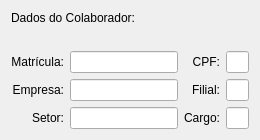
     <widget class="QWidget" name="tabFichaBasica">
      <attribute name="title">
       <string>Ficha Básica</string>
      </attribute>
      <layout class="QGridLayout" name="gridLayout">
       <item row="0" column="0" colspan="4">
        <widget class="QLabel" name="label">
         <property name="text">
          <string>Dados do Colaborador:</string>
         </property>
        </widget>
       </item>
       <item row="1" column="0">
        <widget class="QLabel" name="labelAvatar">
         <property name="maximumSize">
          <size>
           <width>16777215</width>
           <height>64</height>
          </size>
         </property>
         <property name="pixmap">
          <pixmap resource="src.qrc">:/rc/interface/users_64.png</pixmap>
         </property>
         <property name="scaledContents">
          <bool>false</bool>
         </property>
        </widget>
       </item>
       <item row="1" column="1" colspan="3">
        <widget class="QLabel" name="campoNome">
         <property name="text">
          <string/>
         </property>
        </widget>
       </item>
       <item row="2" column="0">
        <widget class="QLabel" name="label_22">
         <property name="text">
          <string>Matrícula:</string>
         </property>
         <property name="alignment">
          <set>Qt::AlignRight|Qt::AlignTrailing|Qt::AlignVCenter</set>
         </property>
        </widget>
       </item>
       <item row="2" column="1">
        <widget class="QLineEdit" name="campoMatricula">
         <property name="font">
          <font>
           <pointsize>-1</pointsize>
           <weight>50</weight>
           <italic>false</italic>
           <bold>false</bold>
          </font>
         </property>
         <property name="readOnly">
          <bool>true</bool>
         </property>
        </widget>
       </item>
       <item row="2" column="2">
        <widget class="QLabel" name="label_23">
         <property name="text">
          <string>CPF:</string>
         </property>
         <property name="alignment">
          <set>Qt::AlignRight|Qt::AlignTrailing|Qt::AlignVCenter</set>
         </property>
        </widget>
       </item>
       <item row="2" column="3">
        <widget class="QLineEdit" name="campoCPF">
         <property name="font">
          <font>
           <pointsize>-1</pointsize>
           <weight>50</weight>
           <italic>false</italic>
           <bold>false</bold>
          </font>
         </property>
         <property name="readOnly">
          <bool>true</bool>
         </property>
        </widget>
       </item>
       <item row="3" column="0">
        <widget class="QLabel" name="label_2">
         <property name="text">
          <string>Empresa:</string>
         </property>
         <property name="alignment">
          <set>Qt::AlignRight|Qt::AlignTrailing|Qt::AlignVCenter</set>
         </property>
        </widget>
       </item>
       <item row="3" column="1">
        <widget class="QLineEdit" name="campoEmpresa">
         <property name="font">
          <font>
           <pointsize>-1</pointsize>
           <weight>50</weight>
           <italic>false</italic>
           <bold>false</bold>
          </font>
         </property>
         <property name="readOnly">
          <bool>true</bool>
         </property>
        </widget>
       </item>
       <item row="3" column="2">
        <widget class="QLabel" name="label_7">
         <property name="text">
          <string>Filial:</string>
         </property>
         <property name="alignment">
          <set>Qt::AlignRight|Qt::AlignTrailing|Qt::AlignVCenter</set>
         </property>
        </widget>
       </item>
       <item row="3" column="3">
        <widget class="QLineEdit" name="campoFilial">
         <property name="font">
          <font>
           <pointsize>-1</pointsize>
           <weight>50</weight>
           <italic>false</italic>
           <bold>false</bold>
          </font>
         </property>
         <property name="readOnly">
          <bool>true</bool>
         </property>
        </widget>
       </item>
       <item row="4" column="0">
        <widget class="QLabel" name="label_3">
         <property name="text">
          <string>Setor:</string>
         </property>
         <property name="alignment">
          <set>Qt::AlignRight|Qt::AlignTrailing|Qt::AlignVCenter</set>
         </property>
        </widget>
       </item>
       <item row="4" column="1">
        <widget class="QLineEdit" name="campoSetor">
         <property name="readOnly">
          <bool>true</bool>
         </property>
        </widget>
       </item>
       <item row="4" column="2">
        <widget class="QLabel" name="label_5">
         <property name="text">
          <string>Cargo:</string>
         </property>
         <property name="alignment">
          <set>Qt::AlignRight|Qt::AlignTrailing|Qt::AlignVCenter</set>
         </property>
        </widget>
       </item>
       <item row="4" column="3">
        <widget class="QLineEdit" name="campoCargo">
         <property name="font">
          <font>
           <pointsize>-1</pointsize>
           <weight>50</weight>
           <italic>false</italic>
           <bold>false</bold>
          </font>
         </property>
         <property name="readOnly">
          <bool>true</bool>
         </property>
        </widget>
       </item>
      </layout>
     </widget>
